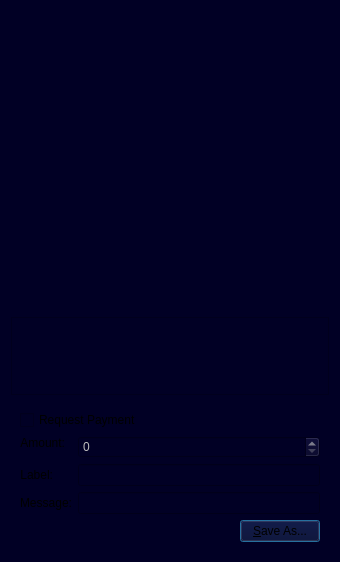
<?xml version="1.0" encoding="UTF-8"?>
<ui version="4.0">
 <class>QRCodeDialog</class>
 <widget class="QDialog" name="QRCodeDialog">
  <property name="geometry">
   <rect>
    <x>0</x>
    <y>0</y>
    <width>340</width>
    <height>562</height>
   </rect>
  </property>
  <property name="windowTitle">
   <string>QR Code Dialog</string>
  </property>
  <property name="styleSheet">
   <string notr="true">background-color: rgb(1, 0, 37);</string>
  </property>
  <layout class="QVBoxLayout" name="verticalLayout_3">
   <item>
    <widget class="QLabel" name="lblQRCode">
     <property name="sizePolicy">
      <sizepolicy hsizetype="Expanding" vsizetype="Expanding">
       <horstretch>0</horstretch>
       <verstretch>0</verstretch>
      </sizepolicy>
     </property>
     <property name="minimumSize">
      <size>
       <width>300</width>
       <height>300</height>
      </size>
     </property>
     <property name="textFormat">
      <enum>Qt::PlainText</enum>
     </property>
     <property name="alignment">
      <set>Qt::AlignCenter</set>
     </property>
     <property name="wordWrap">
      <bool>true</bool>
     </property>
    </widget>
   </item>
   <item>
    <widget class="QPlainTextEdit" name="outUri">
     <property name="sizePolicy">
      <sizepolicy hsizetype="Expanding" vsizetype="Minimum">
       <horstretch>0</horstretch>
       <verstretch>0</verstretch>
      </sizepolicy>
     </property>
     <property name="minimumSize">
      <size>
       <width>0</width>
       <height>50</height>
      </size>
     </property>
     <property name="tabChangesFocus">
      <bool>true</bool>
     </property>
     <property name="textInteractionFlags">
      <set>Qt::TextSelectableByKeyboard|Qt::TextSelectableByMouse</set>
     </property>
    </widget>
   </item>
   <item>
    <widget class="QWidget" name="widget" native="true">
     <layout class="QVBoxLayout" name="verticalLayout_2">
      <item>
       <widget class="QCheckBox" name="chkReqPayment">
        <property name="enabled">
         <bool>true</bool>
        </property>
        <property name="text">
         <string>Request Payment</string>
        </property>
       </widget>
      </item>
      <item>
       <layout class="QFormLayout" name="formLayout">
        <property name="fieldGrowthPolicy">
         <enum>QFormLayout::AllNonFixedFieldsGrow</enum>
        </property>
        <item row="1" column="0">
         <widget class="QLabel" name="lblLabel">
          <property name="text">
           <string>Label:</string>
          </property>
          <property name="textFormat">
           <enum>Qt::PlainText</enum>
          </property>
          <property name="alignment">
           <set>Qt::AlignRight|Qt::AlignTrailing|Qt::AlignVCenter</set>
          </property>
          <property name="buddy">
           <cstring>lnLabel</cstring>
          </property>
         </widget>
        </item>
        <item row="1" column="1">
         <widget class="QLineEdit" name="lnLabel"/>
        </item>
        <item row="2" column="0">
         <widget class="QLabel" name="lblMessage">
          <property name="text">
           <string>Message:</string>
          </property>
          <property name="textFormat">
           <enum>Qt::PlainText</enum>
          </property>
          <property name="alignment">
           <set>Qt::AlignRight|Qt::AlignTrailing|Qt::AlignVCenter</set>
          </property>
          <property name="buddy">
           <cstring>lnMessage</cstring>
          </property>
         </widget>
        </item>
        <item row="2" column="1">
         <widget class="QLineEdit" name="lnMessage"/>
        </item>
        <item row="0" column="0">
         <widget class="QLabel" name="lblAmount">
          <property name="sizePolicy">
           <sizepolicy hsizetype="Preferred" vsizetype="Maximum">
            <horstretch>0</horstretch>
            <verstretch>0</verstretch>
           </sizepolicy>
          </property>
          <property name="text">
           <string>Amount:</string>
          </property>
          <property name="textFormat">
           <enum>Qt::PlainText</enum>
          </property>
          <property name="alignment">
           <set>Qt::AlignRight|Qt::AlignTrailing|Qt::AlignVCenter</set>
          </property>
          <property name="buddy">
           <cstring>lnReqAmount</cstring>
          </property>
         </widget>
        </item>
        <item row="0" column="1">
         <widget class="BitcoinAmountField" name="lnReqAmount">
          <property name="enabled">
           <bool>false</bool>
          </property>
          <property name="minimumSize">
           <size>
            <width>80</width>
            <height>0</height>
           </size>
          </property>
         </widget>
        </item>
       </layout>
      </item>
      <item>
       <layout class="QHBoxLayout" name="horizontalLayout">
        <item>
         <spacer name="horizontalSpacer">
          <property name="orientation">
           <enum>Qt::Horizontal</enum>
          </property>
          <property name="sizeHint" stdset="0">
           <size>
            <width>40</width>
            <height>20</height>
           </size>
          </property>
         </spacer>
        </item>
        <item>
         <widget class="QPushButton" name="btnSaveAs">
          <property name="text">
           <string>&amp;Save As...</string>
          </property>
         </widget>
        </item>
       </layout>
      </item>
     </layout>
    </widget>
   </item>
  </layout>
 </widget>
 <customwidgets>
  <customwidget>
   <class>BitcoinAmountField</class>
   <extends>QSpinBox</extends>
   <header>bitcoinamountfield.h</header>
  </customwidget>
 </customwidgets>
 <resources>
  <include location="../bitcoin.qrc"/>
 </resources>
 <connections>
  <connection>
   <sender>chkReqPayment</sender>
   <signal>clicked(bool)</signal>
   <receiver>lnReqAmount</receiver>
   <slot>setEnabled(bool)</slot>
   <hints>
    <hint type="sourcelabel">
     <x>92</x>
     <y>285</y>
    </hint>
    <hint type="destinationlabel">
     <x>98</x>
     <y>311</y>
    </hint>
   </hints>
  </connection>
 </connections>
</ui>
